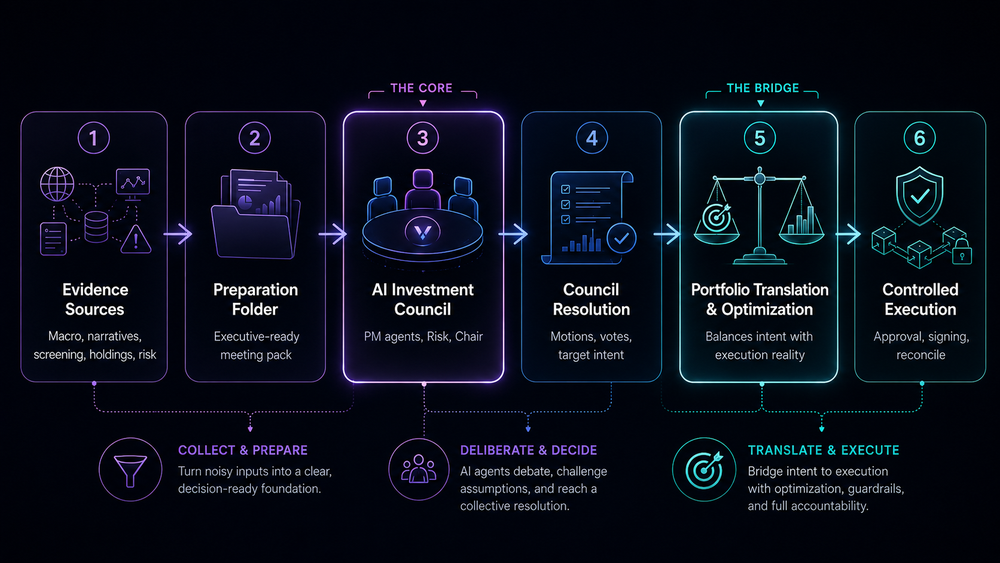
#> input picture input/decision-pipeline-1.png, 1000 x 563 px, shrunk from 1672 x 941 before the run; its folder holds only this picture in this run
$ python -i sharpen.py   (imports and definitions only)
#> lines starting #> are read from the running program, lines starting #| are printed output that depends on the picture
#> further down, picture is the input picture: PIL image 1000x563 RGB; mean R, G, B 9.3, 14.1, 26.1
from __future__ import annotations

from dataclasses import dataclass
from pathlib import Path

from PIL import Image, ImageFilter

SUPPORTED_INPUT_SUFFIXES = {".jpg", ".jpeg", ".png"}

DEFAULT_SHARPEN_RADIUS = 2.0
DEFAULT_SHARPEN_PERCENT = 130
DEFAULT_SHARPEN_THRESHOLD = 3


@dataclass(frozen=True)
class SharpenSettings:
    radius: float = DEFAULT_SHARPEN_RADIUS
    percent: int = DEFAULT_SHARPEN_PERCENT
    threshold: int = DEFAULT_SHARPEN_THRESHOLD


@dataclass(frozen=True)
class SharpenSummary:
    planned: int
    converted: int
    skipped: int
    failed: int


def sharpen_image(image: Image.Image, settings: SharpenSettings | None = None) -> Image.Image:
    """Apply an unsharp mask to RGB channels, preserving the alpha channel."""
    options = settings or SharpenSettings()
    rgba = image.convert("RGBA")
    rgb = rgba.convert("RGB")
    sharpened_rgb = rgb.filter(
        ImageFilter.UnsharpMask(
            radius=options.radius,
            percent=options.percent,
            threshold=options.threshold,
        )
    )
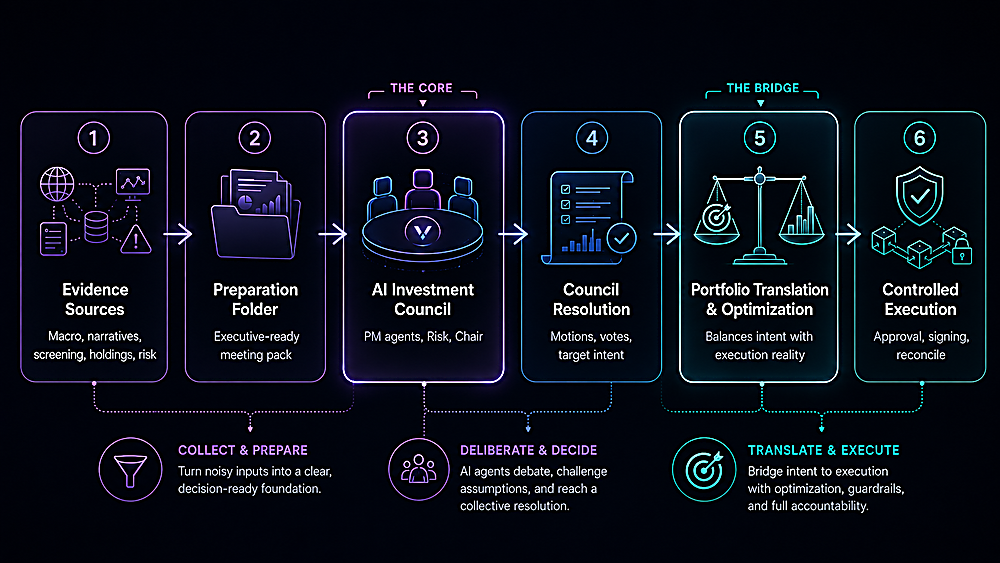
#> sharpened_rgb: PIL image 1000x563 RGB; mean R, G, B 11.9, 16.2, 27.1
    return Image.merge("RGBA", (*sharpened_rgb.split(), rgba.getchannel("A")))


# [46 lines left out: functions sharpen_file, sharpen_images, _resolve_inputs, not called in this run]

>>> from PIL import Image
>>> picture = Image.open('../input/decision-pipeline-1.png')
>>> result = sharpen_image(picture)

$ run again, on input/decision-pipeline-2.png
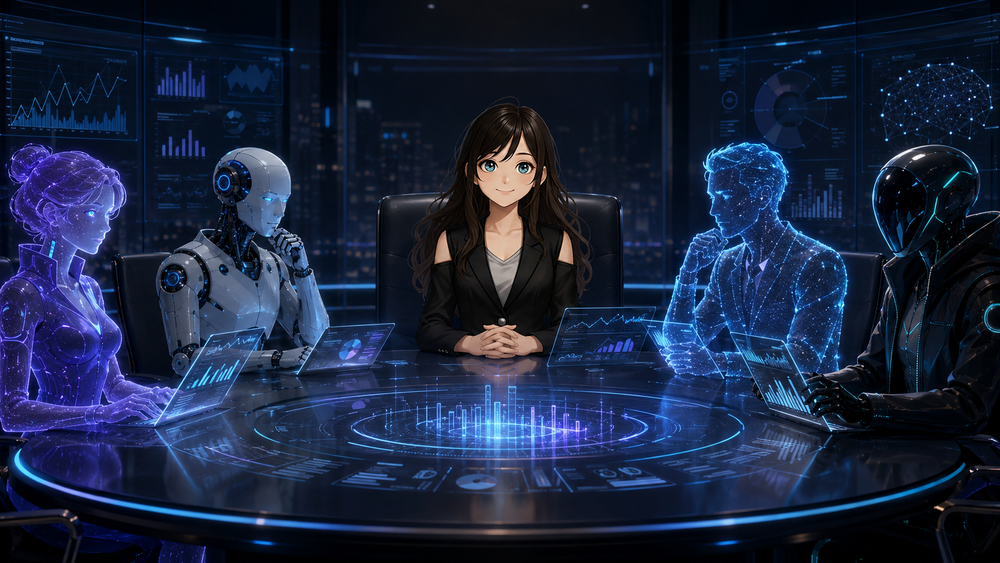
#> input picture input/decision-pipeline-2.png, 1000 x 563 px, shrunk from 1672 x 941 before the run
#> picture is the input picture: PIL image 1000x563 RGB; mean R, G, B 25.1, 36.4, 63.1
#> in sharpen_image, `sharpened_rgb = rgb.filter( ImageFilter.UnsharpMask( radius=options.ra..`:
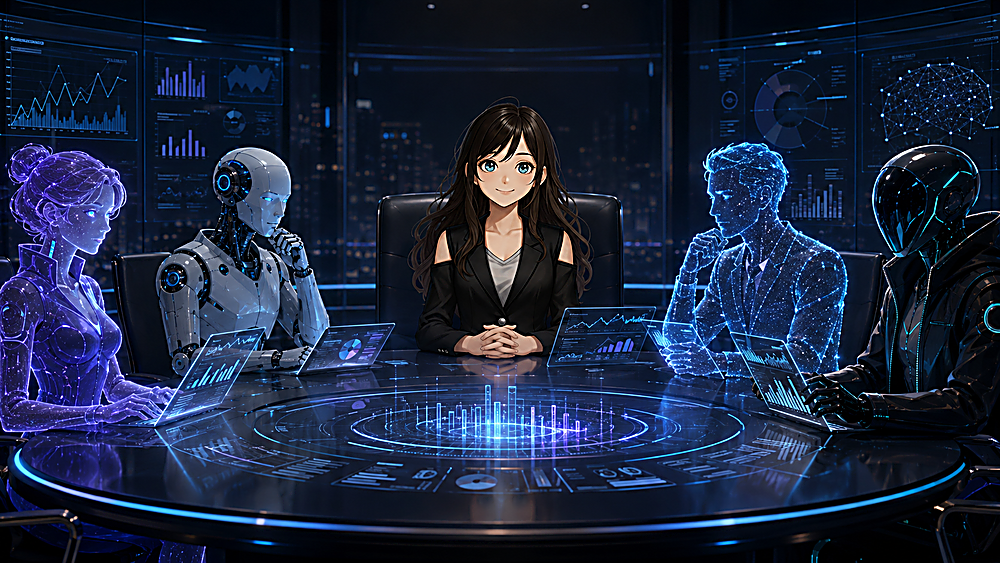
#> sharpened_rgb: PIL image 1000x563 RGB; mean R, G, B 26.1, 37.1, 62.9
